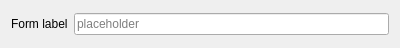
<?xml version="1.0" encoding="UTF-8"?>
<ui version="4.0">
 <class>Text</class>
 <widget class="QWidget" name="Text">
  <property name="geometry">
   <rect>
    <x>0</x>
    <y>0</y>
    <width>400</width>
    <height>48</height>
   </rect>
  </property>
  <property name="minimumSize">
   <size>
    <width>400</width>
    <height>0</height>
   </size>
  </property>
  <property name="maximumSize">
   <size>
    <width>475</width>
    <height>16777215</height>
   </size>
  </property>
  <property name="windowTitle">
   <string>Text</string>
  </property>
  <layout class="QHBoxLayout" name="horizontalLayout">
   <item>
    <widget class="QLabel" name="label">
     <property name="text">
      <string>Form label</string>
     </property>
    </widget>
   </item>
   <item>
    <widget class="QLineEdit" name="field">
     <property name="text">
      <string/>
     </property>
     <property name="placeholderText">
      <string>placeholder</string>
     </property>
    </widget>
   </item>
  </layout>
 </widget>
 <resources/>
 <connections/>
</ui>
